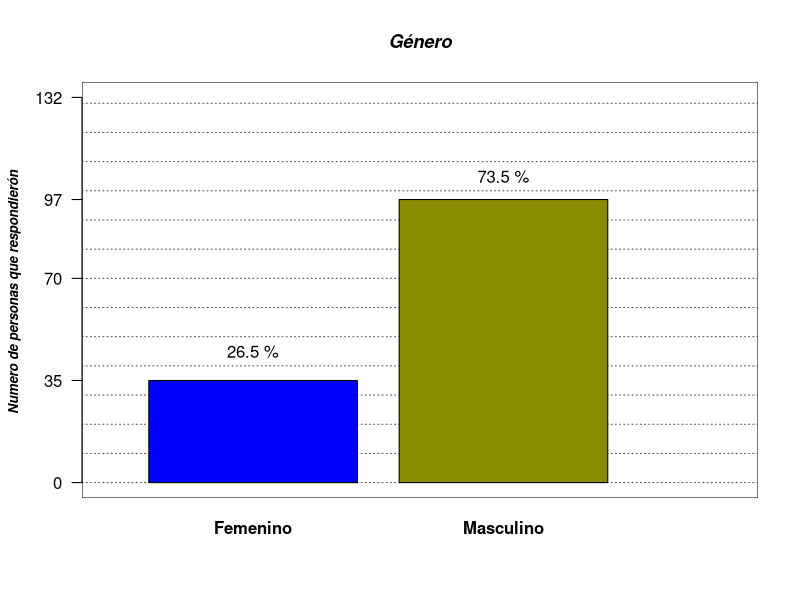
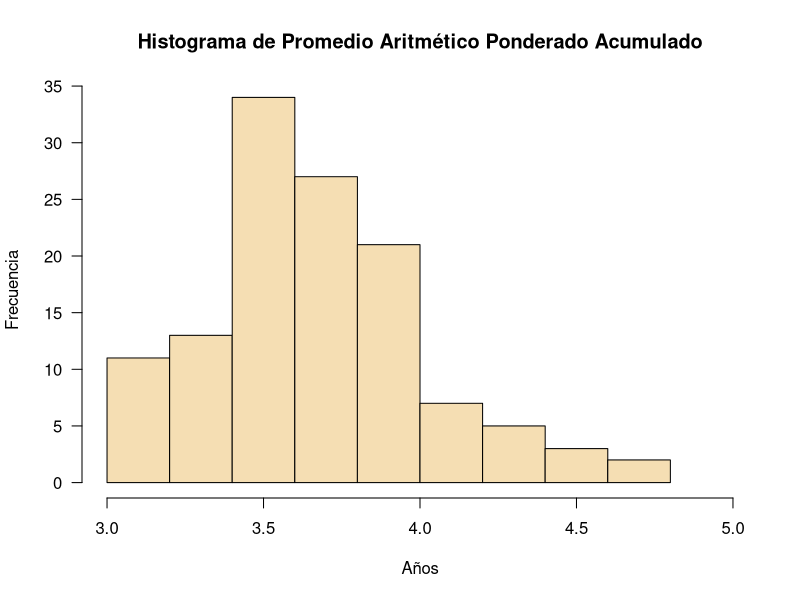
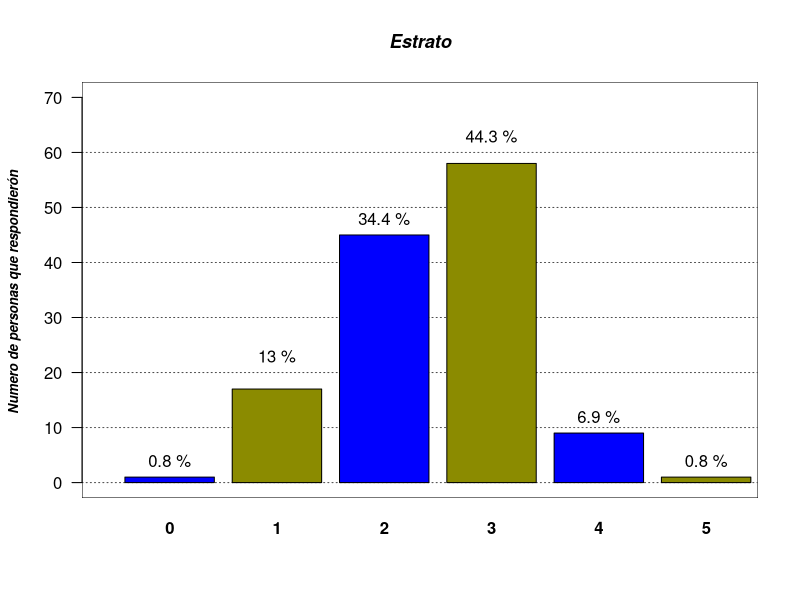
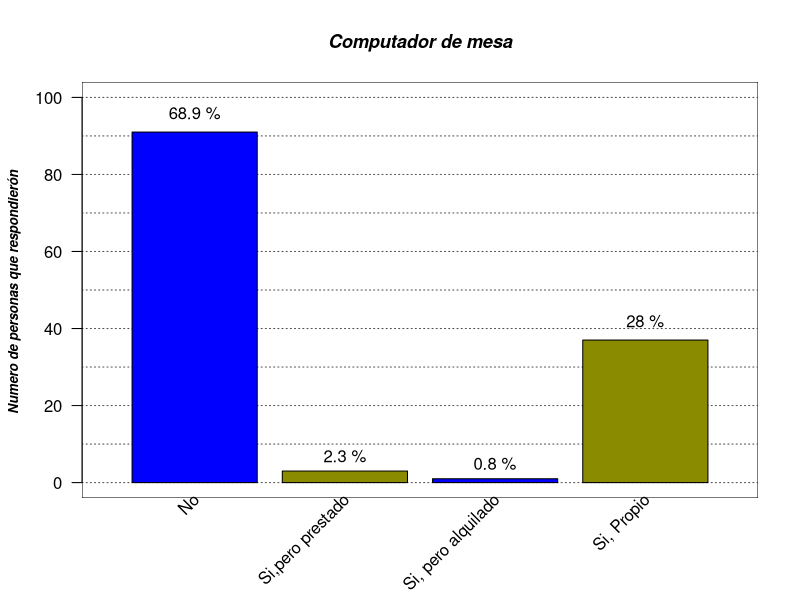
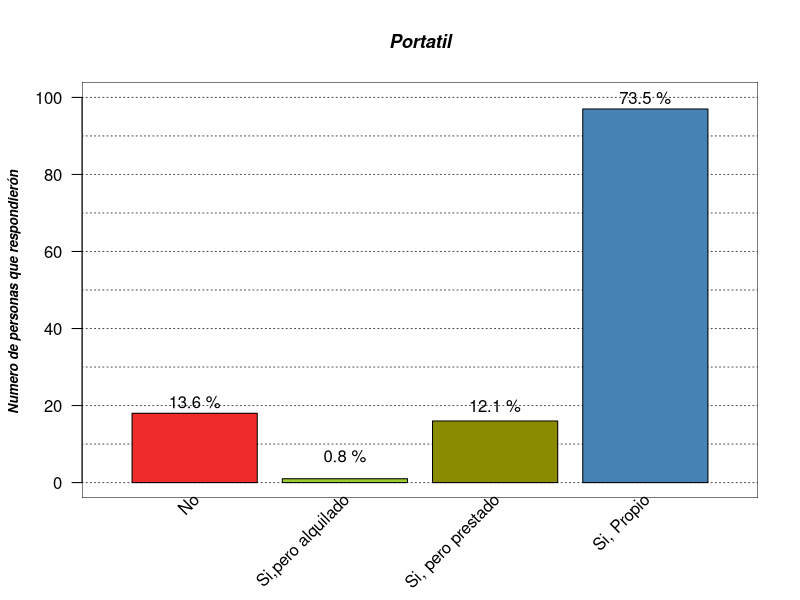
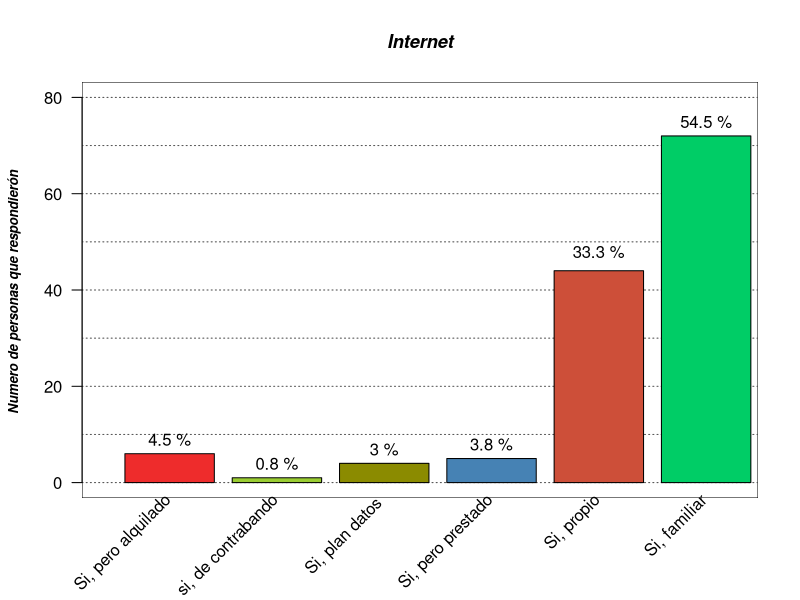
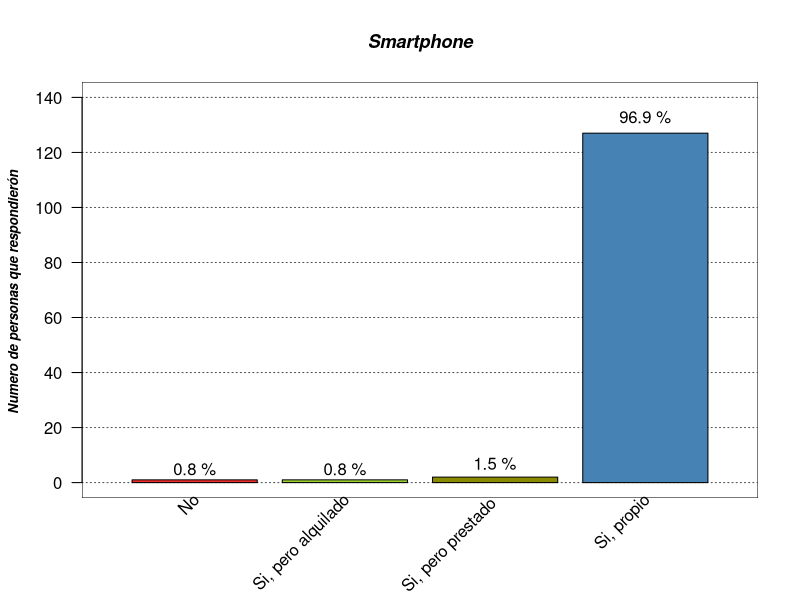
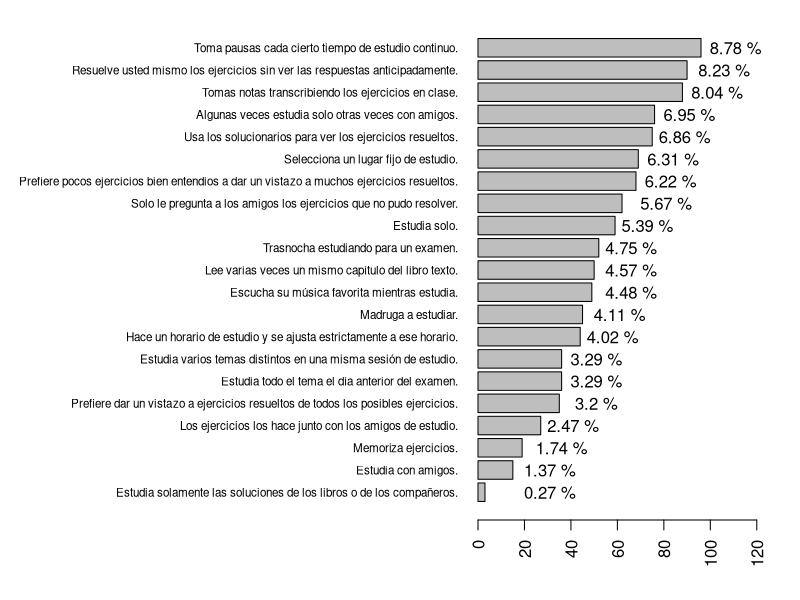

Generate these figures, in order, with R: (Note: this script raises an error after producing the figures.)
## ---- chunk 1
knitr::opts_chunk$set(echo = FALSE,
                      message = FALSE,
                      warning = FALSE)
## ---- chunk 2
encuesta <- read.csv2("Encuesta_habitos_dep.csv", 
                       encoding = "UTF-8",
                       dec = ".")
## ---- chunk 3
#grafica de variable genero

par(bg="white")
plot(seq(0,3, length.out = 132), seq(0,132, length.out = 132), type="n",
     main   = "Género",
     
     font.main = 4,
     font.lab  = 4,
     cex.main  = 1.1,
     cex.lab   = 0.8,
     cex.sub   = 0.8,
     axes      = FALSE,
     xlab      = " ",
     ylab      = "Numero de personas que respondierón ",
     
     )

rect(par("usr")[1],par("usr")[3],par("usr")[2],par("usr")[4],col="white")

abline(h   = seq(0,132,10), 
       col = rep("grey30",17), 
       lty = 3,
       
       )

#guardar los datos de la columna en una tabla
genero <- table(encuesta$genero)

#mostramos con barplot la tabla1
grafica_genero <- barplot(genero,
                col       = c("blue", "yellow4"),
                font.axis = 2,
                axes      = FALSE,
                add       = TRUE
                )
axis(2, at = c(0,35,70,97,132),las = 1)

text(grafica_genero,
     c(45,105),
     labels = paste(round((genero/sum(genero)*100),1),"%")
     )
## ---- chunk 4
papa <- as.numeric(encuesta$PAPA)

par(bg = "white")

hist(papa, main = "Histograma de Promedio Aritmético Ponderado Acumulado",
     xlab = "Años", ylab = "Frecuencia",
     border = "black",
     col = "wheat",
     las =1,
     xlim = c(3,5))
## ---- chunk 5


par(bg="white")
plot(seq(0,10, length.out = 60), seq(0,6, length.out = 60), type="n",
     main   = "Estrato",
     
     font.main = 4,
     font.lab  = 4,
     cex.main  = 1.1,
     cex.lab   = 0.8,
     cex.sub   = 0.8,
     axes      = FALSE,
     xlab      = " ",
     ylab      = "Numero de personas que respondierón ",
     xlim = c(0,7),
     ylim = c(0,70)
     )

rect(par("usr")[1],par("usr")[3],par("usr")[2],par("usr")[4],col="white")

abline(h   = seq(0,60,10), 
       col = rep("grey30",17), 
       lty = 3,
       
       )

#guardar los datos de la columna en una tabla
estrato <- table(encuesta$estrato)

#mostramos con barplot la tabla1
Barras_estrato <- barplot(estrato,
                col       = c("blue", "yellow4"),
                font.axis = 2,
                axes      = FALSE,
                add       = TRUE,
                xlim = c(0,5)
                )
axis(2, at = c(),las = 1)

text(Barras_estrato,
     c(4,23,48,63,12),
     labels = paste(round((estrato/sum(estrato)*100),1),"%")
     )

## ---- chunk 6
par(bg="white")
plot(seq(0,10, length.out = 60), seq(0,6, length.out = 60), type="n",
     main   = "Computador de mesa",
     
     font.main = 4,
     font.lab  = 4,
     cex.main  = 1.1,
     cex.lab   = 0.8,
     cex.sub   = 0.8,
     axes      = FALSE,
     xlab      = " ",
     ylab      = "Numero de personas que respondierón ",
     xlim = c(0,5),
     ylim = c(0,100)
     )

rect(par("usr")[1],par("usr")[3],par("usr")[2],par("usr")[4],col="white")

abline(h   = seq(0,100,10), 
       col = rep("grey30",17), 
       lty = 3,
       
       )

#guardar los datos de la columna en una tabla
computador_Mesa <- table(encuesta$computador_mesa)

#mostramos con barplot la tabla1
Barras_computador <- barplot(computador_Mesa,
                col       = c("blue", "yellow4"),
                font.axis = 2,
                axes      = FALSE,
                add       = TRUE,
                xlim = c(0,5),
                names.arg = ""
                )
axis(2, at = c(),las = 1)

text(Barras_estrato,
     c(96,7,5,42),
     labels = paste(round((computador_Mesa/sum(computador_Mesa)*100),1),"%")
     )

text(Barras_computador+0.1,
     par("usr")[3],0.4,
     labels = c("No","Si,pero prestado","Si, pero alquilado","Si, Propio"),
     srt = 45,
     pos = 2,
     xpd = TRUE)
## ---- chunk 7
#Grafica variable portatil

par(bg = "white")
plot(seq(0,10, length.out = 60), seq(0,6, length.out = 60), type="n",
     main   = "Portatil",
     
     font.main = 4,
     font.lab  = 4,
     cex.main  = 1.1,
     cex.lab   = 0.8,
     cex.sub   = 0.8,
     axes      = FALSE,
     xlab      = " ",
     ylab      = "Numero de personas que respondierón ",
     xlim = c(0,5),
     ylim = c(0,100)
     )

rect(par("usr")[1],par("usr")[3],par("usr")[2],par("usr")[4],col="white")

abline(h   = seq(0,100,10), 
       col = rep("grey30",17), 
       lty = 3,
       
       )


Portatil <- table(encuesta$portatil)

Barras_Portatil <- barplot(Portatil,
                           col       = c("firebrick2", "olivedrab3", "yellow4", "steelblue"),
                font.axis = 2,
                axes      = FALSE,
                add       = TRUE,
                xlim = c(0,5),
                names.arg = ""
                )
axis(2, at = c(),las = 1)

text(Barras_Portatil,
     c(21,7,20,100),
     labels = paste(round((Portatil/sum(Portatil)*100),1),"%")
     )

text(Barras_Portatil+0.1,
     par("usr")[3],0.4,
     labels = c("No","Si,pero alquilado","Si, pero prestado","Si, Propio"),
     srt = 45,
     pos = 2,
     xpd = TRUE)

## ---- chunk 8
#Grafica variable internet

par(bg = "white")
plot(seq(0,10, length.out = 60), seq(0,6, length.out = 60), type="n",
     main   = "Internet",
     
     font.main = 4,
     font.lab  = 4,
     cex.main  = 1.1,
     cex.lab   = 0.8,
     cex.sub   = 0.8,
     axes      = FALSE,
     xlab      = " ",
     ylab      = "Numero de personas que respondierón ",
     xlim = c(0,7),
     ylim = c(0,80)
     )

rect(par("usr")[1],par("usr")[3],par("usr")[2],par("usr")[4],col="white")

abline(h   = seq(0,100,10), 
       col = rep("grey30",17), 
       lty = 3,
       
       )

internet <- table(encuesta$internet)

Barras_internet <- barplot(internet,
                           col       = c("firebrick2", "olivedrab3", "yellow4", "steelblue", "tomato3", "springgreen3"),
                font.axis = 2,
                axes      = FALSE,
                add       = TRUE,
                xlim = c(0,5),
                names.arg = ""
                )
axis(2, at = c(),las = 1)

text(Barras_internet,
     c(9, 4, 7, 8, 48, 75),
     labels = paste(round((internet/sum(internet)*100),1),"%")
     )

text(Barras_internet+0.1,
     par("usr")[3],0.4,
     labels = c("Si, pero alquilado", "si, de contrabando","Si, plan datos ","Si, pero prestado", "Si, propio", "Si, familiar"),
     srt = 45,
     pos = 2,
     xpd = TRUE)

## ---- chunk 9
#Grafica variable Smartphone

par(bg = "white")
plot(seq(0,10, length.out = 60), seq(0,6, length.out = 60), type="n",
     main   = "Smartphone",
     
     font.main = 4,
     font.lab  = 4,
     cex.main  = 1.1,
     cex.lab   = 0.8,
     cex.sub   = 0.8,
     axes      = FALSE,
     xlab      = " ",
     ylab      = "Numero de personas que respondierón ",
     xlim = c(0,5),
     ylim = c(0,140)
     )

rect(par("usr")[1],par("usr")[3],par("usr")[2],par("usr")[4],col="white")

abline(h   = seq(0,140,20), 
       col = rep("grey30",17), 
       lty = 3,
       
       )

Smartphone <- table(encuesta$smartphone)

Barras_smartphone <- barplot(Smartphone,
                           col       = c("firebrick2", "olivedrab3", "yellow4", "steelblue"),
                font.axis = 2,
                axes      = FALSE,
                add       = TRUE,
                xlim = c(0,5),
                names.arg = ""
                )
axis(2, at = c(),las = 1)

text(Barras_smartphone,
     c(5, 5, 7, 133),
     labels = paste(round((Smartphone/sum(Smartphone)*100),1),"%")
     )

text(Barras_smartphone+0.1,
     par("usr")[3],0.4,
     labels = c("No", "Si, pero alquilado", "Si, pero prestado ","Si, propio"),
     srt = 45,
     pos = 2,
     xpd = TRUE)


## ---- chunk 10
combinar<- with(encuesta, c(habito_1,habito_2,habito_3,habito_4
                          ,habito_5,habito_6,habito_7,habito_8,habito_9
                          ,habito_10,habito_11,habito_12,habito_13,habito_14
                          ,habito_15,habito_16,habito_17))

tabla <- sort(table(combinar))
par(mar=c(4,23.9,1,1))
graficaber <-barplot(tabla, las = 2, cex.names = 0.7,cex.axis = 1,horiz = TRUE,xlim = c(0,130))

text(c(30,30,35,40,50,50,50,57,60,65,65,65,72,80,82,83,88,90,102,105,110)+1,graficaber,
     labels = paste(round(tabla/sum(tabla)*100,2),"%")
     )


## ---- chunk 11
kable(tabla,col.names = c("Habito","Número de respuestas"))
